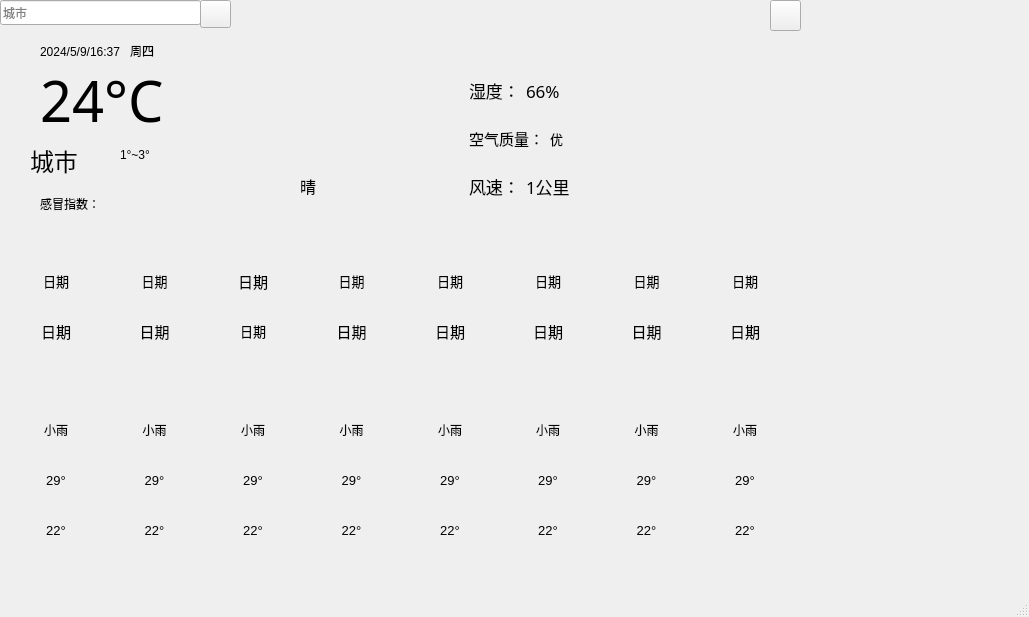
<?xml version="1.0" encoding="UTF-8"?>
<ui version="4.0">
 <class>MainWindow</class>
 <widget class="QMainWindow" name="MainWindow">
  <property name="geometry">
   <rect>
    <x>0</x>
    <y>0</y>
    <width>1029</width>
    <height>617</height>
   </rect>
  </property>
  <property name="windowTitle">
   <string>MainWindow</string>
  </property>
  <property name="styleSheet">
   <string notr="true"/>
  </property>
  <widget class="QWidget" name="centralwidget">
   <widget class="QWidget" name="widget" native="true">
    <property name="geometry">
     <rect>
      <x>0</x>
      <y>0</y>
      <width>801</width>
      <height>31</height>
     </rect>
    </property>
    <widget class="QLineEdit" name="findEdit">
     <property name="geometry">
      <rect>
       <x>0</x>
       <y>0</y>
       <width>201</width>
       <height>25</height>
      </rect>
     </property>
     <property name="placeholderText">
      <string extracomment="请输入城市">城市</string>
     </property>
    </widget>
    <widget class="QPushButton" name="closeButton">
     <property name="geometry">
      <rect>
       <x>770</x>
       <y>0</y>
       <width>31</width>
       <height>31</height>
      </rect>
     </property>
     <property name="styleSheet">
      <string notr="true">
image: url(:/sucai/close.png);</string>
     </property>
     <property name="text">
      <string/>
     </property>
    </widget>
    <widget class="QPushButton" name="findButton">
     <property name="geometry">
      <rect>
       <x>200</x>
       <y>0</y>
       <width>31</width>
       <height>28</height>
      </rect>
     </property>
     <property name="styleSheet">
      <string notr="true">image: url(:/sucai/find.png);</string>
     </property>
     <property name="text">
      <string/>
     </property>
    </widget>
   </widget>
   <widget class="QWidget" name="widget_2" native="true">
    <property name="geometry">
     <rect>
      <x>0</x>
      <y>30</y>
      <width>411</width>
      <height>211</height>
     </rect>
    </property>
    <widget class="QLabel" name="nowWearhLabel">
     <property name="geometry">
      <rect>
       <x>260</x>
       <y>20</y>
       <width>121</width>
       <height>111</height>
      </rect>
     </property>
     <property name="styleSheet">
      <string notr="true"/>
     </property>
     <property name="text">
      <string/>
     </property>
    </widget>
    <widget class="QLabel" name="temLabel">
     <property name="geometry">
      <rect>
       <x>40</x>
       <y>20</y>
       <width>191</width>
       <height>101</height>
      </rect>
     </property>
     <property name="font">
      <font>
       <family>Microsoft JhengHei Light</family>
       <pointsize>42</pointsize>
       <kerning>true</kerning>
      </font>
     </property>
     <property name="frameShape">
      <enum>QFrame::NoFrame</enum>
     </property>
     <property name="frameShadow">
      <enum>QFrame::Plain</enum>
     </property>
     <property name="lineWidth">
      <number>1</number>
     </property>
     <property name="midLineWidth">
      <number>0</number>
     </property>
     <property name="text">
      <string>24°C</string>
     </property>
     <property name="textFormat">
      <enum>Qt::AutoText</enum>
     </property>
    </widget>
    <widget class="QLabel" name="cityLable">
     <property name="geometry">
      <rect>
       <x>30</x>
       <y>110</y>
       <width>81</width>
       <height>41</height>
      </rect>
     </property>
     <property name="font">
      <font>
       <family>Dubai</family>
       <pointsize>18</pointsize>
      </font>
     </property>
     <property name="text">
      <string>城市</string>
     </property>
    </widget>
    <widget class="QLabel" name="wNameLable">
     <property name="geometry">
      <rect>
       <x>300</x>
       <y>140</y>
       <width>41</width>
       <height>31</height>
      </rect>
     </property>
     <property name="font">
      <font>
       <family>Dubai</family>
       <pointsize>12</pointsize>
      </font>
     </property>
     <property name="text">
      <string>晴</string>
     </property>
    </widget>
    <widget class="QLabel" name="timeLable">
     <property name="geometry">
      <rect>
       <x>40</x>
       <y>0</y>
       <width>161</width>
       <height>41</height>
      </rect>
     </property>
     <property name="text">
      <string>2024/5/9/16:37   周四</string>
     </property>
    </widget>
    <widget class="QLabel" name="temRangeLable">
     <property name="geometry">
      <rect>
       <x>120</x>
       <y>109</y>
       <width>81</width>
       <height>31</height>
      </rect>
     </property>
     <property name="text">
      <string>1°~3°</string>
     </property>
    </widget>
    <widget class="QLabel" name="feelLable">
     <property name="geometry">
      <rect>
       <x>40</x>
       <y>148</y>
       <width>351</width>
       <height>51</height>
      </rect>
     </property>
     <property name="text">
      <string>感冒指数：</string>
     </property>
    </widget>
   </widget>
   <widget class="QWidget" name="widget_3" native="true">
    <property name="geometry">
     <rect>
      <x>460</x>
      <y>0</y>
      <width>244</width>
      <height>277</height>
     </rect>
    </property>
    <layout class="QVBoxLayout" name="verticalLayout">
     <item>
      <spacer name="verticalSpacer">
       <property name="orientation">
        <enum>Qt::Vertical</enum>
       </property>
       <property name="sizeHint" stdset="0">
        <size>
         <width>20</width>
         <height>40</height>
        </size>
       </property>
      </spacer>
     </item>
     <item>
      <widget class="QWidget" name="horizontalWidget_2" native="true">
       <layout class="QHBoxLayout" name="horizontalLayout_2">
        <item>
         <widget class="QLabel" name="label">
          <property name="font">
           <font>
            <family>Ink Free</family>
            <pointsize>13</pointsize>
           </font>
          </property>
          <property name="text">
           <string>湿度：</string>
          </property>
         </widget>
        </item>
        <item>
         <widget class="QLabel" name="wetLabel">
          <property name="font">
           <font>
            <family>Sylfaen</family>
            <pointsize>13</pointsize>
           </font>
          </property>
          <property name="text">
           <string>66%</string>
          </property>
         </widget>
        </item>
        <item>
         <spacer name="horizontalSpacer_2">
          <property name="orientation">
           <enum>Qt::Horizontal</enum>
          </property>
          <property name="sizeHint" stdset="0">
           <size>
            <width>80</width>
            <height>20</height>
           </size>
          </property>
         </spacer>
        </item>
       </layout>
      </widget>
     </item>
     <item>
      <widget class="QWidget" name="widget_14" native="true">
       <layout class="QHBoxLayout" name="horizontalLayout_5">
        <item>
         <widget class="QLabel" name="label_4">
          <property name="font">
           <font>
            <pointsize>11</pointsize>
           </font>
          </property>
          <property name="text">
           <string>空气质量：</string>
          </property>
         </widget>
        </item>
        <item>
         <widget class="QLabel" name="airLabel">
          <property name="font">
           <font>
            <pointsize>10</pointsize>
           </font>
          </property>
          <property name="text">
           <string>优</string>
          </property>
         </widget>
        </item>
        <item>
         <spacer name="horizontalSpacer_3">
          <property name="orientation">
           <enum>Qt::Horizontal</enum>
          </property>
          <property name="sizeHint" stdset="0">
           <size>
            <width>40</width>
            <height>20</height>
           </size>
          </property>
         </spacer>
        </item>
       </layout>
      </widget>
     </item>
     <item>
      <widget class="QWidget" name="horizontalWidget" native="true">
       <layout class="QHBoxLayout" name="horizontalLayout">
        <item>
         <widget class="QLabel" name="windLable">
          <property name="font">
           <font>
            <family>Ink Free</family>
            <pointsize>13</pointsize>
           </font>
          </property>
          <property name="text">
           <string>风速：</string>
          </property>
          <property name="textFormat">
           <enum>Qt::AutoText</enum>
          </property>
         </widget>
        </item>
        <item>
         <widget class="QLabel" name="windLevelLabel">
          <property name="font">
           <font>
            <family>Sylfaen</family>
            <pointsize>13</pointsize>
           </font>
          </property>
          <property name="text">
           <string>1公里</string>
          </property>
         </widget>
        </item>
        <item>
         <spacer name="horizontalSpacer">
          <property name="orientation">
           <enum>Qt::Horizontal</enum>
          </property>
          <property name="sizeHint" stdset="0">
           <size>
            <width>40</width>
            <height>20</height>
           </size>
          </property>
         </spacer>
        </item>
       </layout>
      </widget>
     </item>
     <item>
      <spacer name="verticalSpacer_2">
       <property name="orientation">
        <enum>Qt::Vertical</enum>
       </property>
       <property name="sizeHint" stdset="0">
        <size>
         <width>20</width>
         <height>40</height>
        </size>
       </property>
      </spacer>
     </item>
    </layout>
   </widget>
   <widget class="QWidget" name="widget_4" native="true">
    <property name="geometry">
     <rect>
      <x>0</x>
      <y>240</y>
      <width>801</width>
      <height>331</height>
     </rect>
    </property>
    <property name="styleSheet">
     <string notr="true"/>
    </property>
    <widget class="QWidget" name="widget_12" native="true">
     <property name="geometry">
      <rect>
       <x>10</x>
       <y>10</y>
       <width>781</width>
       <height>311</height>
      </rect>
     </property>
     <layout class="QHBoxLayout" name="horizontalLayout_4">
      <item>
       <widget class="QWidget" name="widget_5" native="true">
        <layout class="QVBoxLayout" name="verticalLayout_4">
         <item>
          <widget class="QLabel" name="dataLable_1">
           <property name="font">
            <font>
             <pointsize>10</pointsize>
            </font>
           </property>
           <property name="text">
            <string>日期</string>
           </property>
           <property name="alignment">
            <set>Qt::AlignCenter</set>
           </property>
          </widget>
         </item>
         <item>
          <widget class="QLabel" name="weekLable_1">
           <property name="font">
            <font>
             <pointsize>11</pointsize>
            </font>
           </property>
           <property name="text">
            <string>日期</string>
           </property>
           <property name="alignment">
            <set>Qt::AlignCenter</set>
           </property>
          </widget>
         </item>
         <item>
          <widget class="QLabel" name="weathLable_1">
           <property name="styleSheet">
            <string notr="true"/>
           </property>
           <property name="text">
            <string/>
           </property>
          </widget>
         </item>
         <item>
          <widget class="QLabel" name="wNameLabe_1">
           <property name="font">
            <font>
             <family>Microsoft Sans Serif</family>
            </font>
           </property>
           <property name="text">
            <string>小雨</string>
           </property>
           <property name="alignment">
            <set>Qt::AlignCenter</set>
           </property>
          </widget>
         </item>
         <item>
          <widget class="QLabel" name="maxTemLable">
           <property name="font">
            <font>
             <pointsize>10</pointsize>
            </font>
           </property>
           <property name="layoutDirection">
            <enum>Qt::LeftToRight</enum>
           </property>
           <property name="autoFillBackground">
            <bool>false</bool>
           </property>
           <property name="text">
            <string>29°</string>
           </property>
           <property name="alignment">
            <set>Qt::AlignCenter</set>
           </property>
          </widget>
         </item>
         <item>
          <widget class="QLabel" name="minTemLable_1">
           <property name="font">
            <font>
             <pointsize>10</pointsize>
            </font>
           </property>
           <property name="text">
            <string>22°</string>
           </property>
           <property name="alignment">
            <set>Qt::AlignCenter</set>
           </property>
          </widget>
         </item>
        </layout>
       </widget>
      </item>
      <item>
       <widget class="QWidget" name="widget_6" native="true">
        <layout class="QVBoxLayout" name="verticalLayout_3">
         <item>
          <widget class="QLabel" name="dataLable_2">
           <property name="font">
            <font>
             <pointsize>10</pointsize>
            </font>
           </property>
           <property name="text">
            <string>日期</string>
           </property>
           <property name="alignment">
            <set>Qt::AlignCenter</set>
           </property>
          </widget>
         </item>
         <item>
          <widget class="QLabel" name="weekLable_2">
           <property name="font">
            <font>
             <pointsize>11</pointsize>
            </font>
           </property>
           <property name="text">
            <string>日期</string>
           </property>
           <property name="alignment">
            <set>Qt::AlignCenter</set>
           </property>
          </widget>
         </item>
         <item>
          <widget class="QLabel" name="weathLable_2">
           <property name="styleSheet">
            <string notr="true"/>
           </property>
           <property name="text">
            <string/>
           </property>
          </widget>
         </item>
         <item>
          <widget class="QLabel" name="wNameLabe_2">
           <property name="font">
            <font>
             <family>Microsoft Sans Serif</family>
            </font>
           </property>
           <property name="text">
            <string>小雨</string>
           </property>
           <property name="alignment">
            <set>Qt::AlignCenter</set>
           </property>
          </widget>
         </item>
         <item>
          <widget class="QLabel" name="maxTemLable_2">
           <property name="font">
            <font>
             <pointsize>10</pointsize>
            </font>
           </property>
           <property name="text">
            <string>29°</string>
           </property>
           <property name="alignment">
            <set>Qt::AlignCenter</set>
           </property>
          </widget>
         </item>
         <item>
          <widget class="QLabel" name="minTemLable_2">
           <property name="font">
            <font>
             <pointsize>10</pointsize>
            </font>
           </property>
           <property name="text">
            <string>22°</string>
           </property>
           <property name="alignment">
            <set>Qt::AlignCenter</set>
           </property>
          </widget>
         </item>
        </layout>
       </widget>
      </item>
      <item>
       <widget class="QWidget" name="widget_7" native="true">
        <layout class="QVBoxLayout" name="verticalLayout_2">
         <item>
          <widget class="QLabel" name="weekLable_3">
           <property name="font">
            <font>
             <pointsize>11</pointsize>
            </font>
           </property>
           <property name="text">
            <string>日期</string>
           </property>
           <property name="alignment">
            <set>Qt::AlignCenter</set>
           </property>
          </widget>
         </item>
         <item>
          <widget class="QLabel" name="dataLable_3">
           <property name="font">
            <font>
             <pointsize>10</pointsize>
            </font>
           </property>
           <property name="text">
            <string>日期</string>
           </property>
           <property name="alignment">
            <set>Qt::AlignCenter</set>
           </property>
          </widget>
         </item>
         <item>
          <widget class="QLabel" name="weathLable_3">
           <property name="styleSheet">
            <string notr="true"/>
           </property>
           <property name="text">
            <string/>
           </property>
          </widget>
         </item>
         <item>
          <widget class="QLabel" name="wNameLabe_3">
           <property name="font">
            <font>
             <family>Microsoft Sans Serif</family>
            </font>
           </property>
           <property name="text">
            <string>小雨</string>
           </property>
           <property name="alignment">
            <set>Qt::AlignCenter</set>
           </property>
          </widget>
         </item>
         <item>
          <widget class="QLabel" name="maxTemLable_3">
           <property name="font">
            <font>
             <pointsize>10</pointsize>
            </font>
           </property>
           <property name="text">
            <string>29°</string>
           </property>
           <property name="alignment">
            <set>Qt::AlignCenter</set>
           </property>
          </widget>
         </item>
         <item>
          <widget class="QLabel" name="minTemLable_3">
           <property name="font">
            <font>
             <pointsize>10</pointsize>
            </font>
           </property>
           <property name="text">
            <string>22°</string>
           </property>
           <property name="alignment">
            <set>Qt::AlignCenter</set>
           </property>
          </widget>
         </item>
        </layout>
       </widget>
      </item>
      <item>
       <widget class="QWidget" name="widget_8" native="true">
        <layout class="QVBoxLayout" name="verticalLayout_5">
         <item>
          <widget class="QLabel" name="dataLable_4">
           <property name="font">
            <font>
             <pointsize>10</pointsize>
            </font>
           </property>
           <property name="text">
            <string>日期</string>
           </property>
           <property name="alignment">
            <set>Qt::AlignCenter</set>
           </property>
          </widget>
         </item>
         <item>
          <widget class="QLabel" name="weekLable_4">
           <property name="font">
            <font>
             <pointsize>11</pointsize>
            </font>
           </property>
           <property name="text">
            <string>日期</string>
           </property>
           <property name="alignment">
            <set>Qt::AlignCenter</set>
           </property>
          </widget>
         </item>
         <item>
          <widget class="QLabel" name="weathLable_4">
           <property name="styleSheet">
            <string notr="true"/>
           </property>
           <property name="text">
            <string/>
           </property>
          </widget>
         </item>
         <item>
          <widget class="QLabel" name="wNameLabe_4">
           <property name="font">
            <font>
             <family>Microsoft Sans Serif</family>
            </font>
           </property>
           <property name="text">
            <string>小雨</string>
           </property>
           <property name="alignment">
            <set>Qt::AlignCenter</set>
           </property>
          </widget>
         </item>
         <item>
          <widget class="QLabel" name="maxTemLable_4">
           <property name="font">
            <font>
             <pointsize>10</pointsize>
            </font>
           </property>
           <property name="text">
            <string>29°</string>
           </property>
           <property name="alignment">
            <set>Qt::AlignCenter</set>
           </property>
          </widget>
         </item>
         <item>
          <widget class="QLabel" name="minTemLable_4">
           <property name="font">
            <font>
             <pointsize>10</pointsize>
            </font>
           </property>
           <property name="text">
            <string>22°</string>
           </property>
           <property name="alignment">
            <set>Qt::AlignCenter</set>
           </property>
          </widget>
         </item>
        </layout>
       </widget>
      </item>
      <item>
       <widget class="QWidget" name="widget_9" native="true">
        <layout class="QVBoxLayout" name="verticalLayout_7">
         <item>
          <widget class="QLabel" name="dataLable_5">
           <property name="font">
            <font>
             <pointsize>10</pointsize>
            </font>
           </property>
           <property name="text">
            <string>日期</string>
           </property>
           <property name="alignment">
            <set>Qt::AlignCenter</set>
           </property>
          </widget>
         </item>
         <item>
          <widget class="QLabel" name="weekLable_5">
           <property name="font">
            <font>
             <pointsize>11</pointsize>
            </font>
           </property>
           <property name="text">
            <string>日期</string>
           </property>
           <property name="alignment">
            <set>Qt::AlignCenter</set>
           </property>
          </widget>
         </item>
         <item>
          <widget class="QLabel" name="weathLable_5">
           <property name="styleSheet">
            <string notr="true"/>
           </property>
           <property name="text">
            <string/>
           </property>
          </widget>
         </item>
         <item>
          <widget class="QLabel" name="wNameLabe_5">
           <property name="font">
            <font>
             <family>Microsoft Sans Serif</family>
            </font>
           </property>
           <property name="text">
            <string>小雨</string>
           </property>
           <property name="alignment">
            <set>Qt::AlignCenter</set>
           </property>
          </widget>
         </item>
         <item>
          <widget class="QLabel" name="maxTemLable_5">
           <property name="font">
            <font>
             <pointsize>10</pointsize>
            </font>
           </property>
           <property name="text">
            <string>29°</string>
           </property>
           <property name="alignment">
            <set>Qt::AlignCenter</set>
           </property>
          </widget>
         </item>
         <item>
          <widget class="QLabel" name="minTemLable_5">
           <property name="font">
            <font>
             <pointsize>10</pointsize>
            </font>
           </property>
           <property name="text">
            <string>22°</string>
           </property>
           <property name="alignment">
            <set>Qt::AlignCenter</set>
           </property>
          </widget>
         </item>
        </layout>
       </widget>
      </item>
      <item>
       <widget class="QWidget" name="widget_10" native="true">
        <layout class="QVBoxLayout" name="verticalLayout_6">
         <item>
          <widget class="QLabel" name="dataLable_6">
           <property name="font">
            <font>
             <pointsize>10</pointsize>
            </font>
           </property>
           <property name="text">
            <string>日期</string>
           </property>
           <property name="alignment">
            <set>Qt::AlignCenter</set>
           </property>
          </widget>
         </item>
         <item>
          <widget class="QLabel" name="weekLable_6">
           <property name="font">
            <font>
             <pointsize>11</pointsize>
            </font>
           </property>
           <property name="text">
            <string>日期</string>
           </property>
           <property name="alignment">
            <set>Qt::AlignCenter</set>
           </property>
          </widget>
         </item>
         <item>
          <widget class="QLabel" name="weathLable_6">
           <property name="styleSheet">
            <string notr="true"/>
           </property>
           <property name="text">
            <string/>
           </property>
          </widget>
         </item>
         <item>
          <widget class="QLabel" name="wNameLabe_6">
           <property name="font">
            <font>
             <family>Microsoft Sans Serif</family>
            </font>
           </property>
           <property name="text">
            <string>小雨</string>
           </property>
           <property name="alignment">
            <set>Qt::AlignCenter</set>
           </property>
          </widget>
         </item>
         <item>
          <widget class="QLabel" name="maxTemLable_6">
           <property name="font">
            <font>
             <pointsize>10</pointsize>
            </font>
           </property>
           <property name="text">
            <string>29°</string>
           </property>
           <property name="alignment">
            <set>Qt::AlignCenter</set>
           </property>
          </widget>
         </item>
         <item>
          <widget class="QLabel" name="minTemLable_6">
           <property name="font">
            <font>
             <pointsize>10</pointsize>
            </font>
           </property>
           <property name="text">
            <string>22°</string>
           </property>
           <property name="alignment">
            <set>Qt::AlignCenter</set>
           </property>
          </widget>
         </item>
        </layout>
       </widget>
      </item>
      <item>
       <widget class="QWidget" name="widget_11" native="true">
        <layout class="QVBoxLayout" name="verticalLayout_8">
         <item>
          <widget class="QLabel" name="dataLable_7">
           <property name="font">
            <font>
             <pointsize>10</pointsize>
            </font>
           </property>
           <property name="text">
            <string>日期</string>
           </property>
           <property name="alignment">
            <set>Qt::AlignCenter</set>
           </property>
          </widget>
         </item>
         <item>
          <widget class="QLabel" name="weekLable_7">
           <property name="font">
            <font>
             <pointsize>11</pointsize>
            </font>
           </property>
           <property name="text">
            <string>日期</string>
           </property>
           <property name="alignment">
            <set>Qt::AlignCenter</set>
           </property>
          </widget>
         </item>
         <item>
          <widget class="QLabel" name="weathLable_7">
           <property name="styleSheet">
            <string notr="true"/>
           </property>
           <property name="text">
            <string/>
           </property>
          </widget>
         </item>
         <item>
          <widget class="QLabel" name="wNameLabe_7">
           <property name="font">
            <font>
             <family>Microsoft Sans Serif</family>
            </font>
           </property>
           <property name="text">
            <string>小雨</string>
           </property>
           <property name="alignment">
            <set>Qt::AlignCenter</set>
           </property>
          </widget>
         </item>
         <item>
          <widget class="QLabel" name="maxTemLable_7">
           <property name="font">
            <font>
             <pointsize>10</pointsize>
            </font>
           </property>
           <property name="text">
            <string>29°</string>
           </property>
           <property name="alignment">
            <set>Qt::AlignCenter</set>
           </property>
          </widget>
         </item>
         <item>
          <widget class="QLabel" name="minTemLable_7">
           <property name="font">
            <font>
             <pointsize>10</pointsize>
            </font>
           </property>
           <property name="text">
            <string>22°</string>
           </property>
           <property name="alignment">
            <set>Qt::AlignCenter</set>
           </property>
          </widget>
         </item>
        </layout>
       </widget>
      </item>
      <item>
       <widget class="QWidget" name="widget_13" native="true">
        <layout class="QVBoxLayout" name="verticalLayout_9">
         <item>
          <widget class="QLabel" name="dataLable_8">
           <property name="font">
            <font>
             <pointsize>10</pointsize>
            </font>
           </property>
           <property name="text">
            <string>日期</string>
           </property>
           <property name="alignment">
            <set>Qt::AlignCenter</set>
           </property>
          </widget>
         </item>
         <item>
          <widget class="QLabel" name="weekLable_8">
           <property name="font">
            <font>
             <pointsize>11</pointsize>
            </font>
           </property>
           <property name="text">
            <string>日期</string>
           </property>
           <property name="alignment">
            <set>Qt::AlignCenter</set>
           </property>
          </widget>
         </item>
         <item>
          <widget class="QLabel" name="weathLable_8">
           <property name="styleSheet">
            <string notr="true"/>
           </property>
           <property name="text">
            <string/>
           </property>
          </widget>
         </item>
         <item>
          <widget class="QLabel" name="wNameLabe_8">
           <property name="font">
            <font>
             <family>Microsoft Sans Serif</family>
            </font>
           </property>
           <property name="text">
            <string>小雨</string>
           </property>
           <property name="alignment">
            <set>Qt::AlignCenter</set>
           </property>
          </widget>
         </item>
         <item>
          <widget class="QLabel" name="maxTemLable_8">
           <property name="font">
            <font>
             <pointsize>10</pointsize>
            </font>
           </property>
           <property name="text">
            <string>29°</string>
           </property>
           <property name="alignment">
            <set>Qt::AlignCenter</set>
           </property>
          </widget>
         </item>
         <item>
          <widget class="QLabel" name="minTemLable_8">
           <property name="font">
            <font>
             <pointsize>10</pointsize>
            </font>
           </property>
           <property name="text">
            <string>22°</string>
           </property>
           <property name="alignment">
            <set>Qt::AlignCenter</set>
           </property>
          </widget>
         </item>
        </layout>
       </widget>
      </item>
     </layout>
    </widget>
   </widget>
  </widget>
  <widget class="QMenuBar" name="menubar">
   <property name="geometry">
    <rect>
     <x>0</x>
     <y>0</y>
     <width>1029</width>
     <height>25</height>
    </rect>
   </property>
  </widget>
  <widget class="QStatusBar" name="statusbar"/>
 </widget>
 <resources/>
 <connections/>
</ui>
